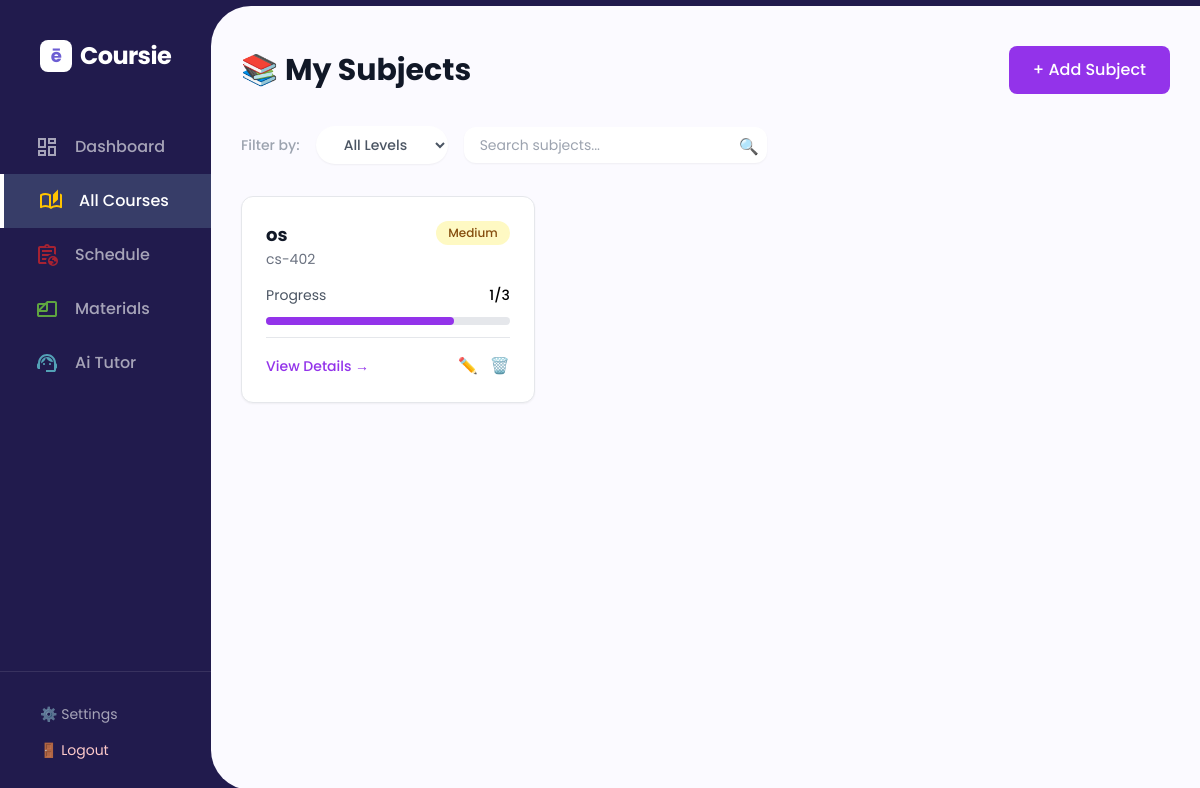
Page /subjects/ (signed in) on the committed database.
### subjects/models.py (models this page shows, shortened)
class Subject(models.Model):
    DIFFICULTY_CHOICES = [
        (1, 'Easy'),
        (2, 'Medium'),
        (3, 'Hard'),
    ]
    user = models.ForeignKey(settings.AUTH_USER_MODEL, on_delete=models.CASCADE)
    name = models.CharField(max_length=200)
    code = models.CharField(max_length=20)
    difficulty = models.IntegerField(choices=DIFFICULTY_CHOICES)
    created_at = models.DateTimeField(auto_now_add=True)
    def get_user_progress(self, user):
        from exams.models import ChapterProgress
        chapters = self.chapters.all()
        total_chapters = chapters.count()
        if total_chapters == 0:
            return {
                "total": 0,
                "completed": 0,
                "percent": 0
            }
        progresses = ChapterProgress.objects.filter(
            user=user,
            chapter__in=chapters
        )
        total_progress = 0
        mastered = 0
        for cp in progresses:
            total_progress += cp.progress_percentage
            if cp.is_mastered:
                mastered += 1
        percent = total_progress / total_chapters
        return {
            "total": total_chapters,
            "completed": mastered,      # fully mastered chapters
            "percent": int(percent)     # overall subject progress %
        }

### subjects/views.py (the view)
# urls.py: path('', subjects_list_view, name='subjects_list'),
@login_required
def subjects_list_view(request):
    subjects = Subject.objects.filter(
        user=request.user
    ).order_by('-created_at')
    difficulty_filter = request.GET.get('difficulty')
    if difficulty_filter:
        subjects = subjects.filter(difficulty=difficulty_filter)
    search_query = request.GET.get('search')
    if search_query:
        subjects = subjects.filter(name__icontains=search_query)
    for subject in subjects:
        stats = subject.get_user_progress(request.user)
        subject.progress_percent = stats["percent"]
        subject.completed = stats["completed"]
        subject.total = stats["total"]
    return render(
        request,
        'subjects/courses_page.html',
        {'subjects': subjects}
    )

### exams/models.py (called while the page is built)
    @property
    def progress_percentage(self):
        steps = [self.summary_viewed, self.questions_generated, self.quiz_completed]
        completed_steps = sum(1 for step in steps if step)
        return int((completed_steps / len(steps)) * 100)

### templates/subjects/courses_page.html (shortened to what this page needs)
{% extends 'base.html' %}
{% block content %}
<div class="space-y-6">
    <div class="flex justify-between items-center">
        <h1 class="text-3xl font-bold text-gray-900">📚 My Subjects</h1>
        <a href="{% url 'subjects:add_subject' %}"
            class="bg-purple-600 text-white px-6 py-3 rounded-lg hover:bg-purple-700 font-medium">+ Add Subject</a>
    </div>
    <div class="flex items-center gap-4 mb-10 overflow-x-auto pb-2 pt-2">
        <span class="text-gray-400 text-sm font-medium">Filter by:</span>
        <select id="difficultyFilter" onchange="location.href='?difficulty=' + this.value"
            class="bg-white border-none rounded-full px-6 py-2 text-sm shadow-sm font-medium text-gray-600 focus:ring-2 focus:ring-purple-200 cursor-pointer">
            <option value="">All Levels</option>
        </select>
        <div class="flex items-center space-x-3">
            <div class="flex items-center space-x-3">
                <form action="" method="GET" class="relative">
                    <input type="text" name="search" placeholder="Search subjects..." value="{{ request.GET.search }}"
                        class="bg-white border-none rounded-xl px-4 py-2 text-sm shadow-sm focus:ring-2 focus:ring-purple-200">
                    <button type="submit" class="absolute right-2 top-2 text-gray-400">🔍</button>
                </form>
            </div>
        </div>
    </div>
    {% if subjects %}
    <div class="grid grid-cols-1 md:grid-cols-2 lg:grid-cols-3 gap-6">
        {% for subject in subjects %}
        <div class="bg-white rounded-xl p-6 shadow-sm border card-hover">
            <div class="flex items-start justify-between mb-4">
                <div>
                    <h3 class="text-lg font-bold text-gray-900">{{ subject.name }}</h3>
                    <p class="text-sm text-gray-500">{{ subject.code }}</p>
                </div>
                <span class="px-3 py-1 rounded-full text-xs font-medium
                        {% if subject.difficulty == 1 %}bg-green-100 text-green-800
                        {% elif subject.difficulty == 2 %}bg-yellow-100 text-yellow-800
                        {% else %}bg-red-100 text-red-800{% endif %}">
                    {% if subject.difficulty == 1 %}Easy
                    {% elif subject.difficulty == 2 %}Medium
                    {% else %}Hard{% endif %}
                </span>
            </div>
            <div class="space-y-3">
                <div class="flex justify-between text-sm">
                    <span class="text-gray-600">Progress</span>
                    <span class="font-medium">
                        {{ subject.completed|default:0 }}/{{ subject.total|default:0 }}
                    </span>                </div>
                    <div class="w-full bg-gray-200 rounded-full h-2">
                        <div class="bg-purple-600 h-2 rounded-full transition-all duration-700"
                             style="width: {{ subject.progress_percent|default:0 }}%">
                        </div>
                    </div>
                <div class="flex items-center justify-between pt-4 border-t">
                    <a href="{% url 'subjects:subject_detail' subject.id %}" class="text-purple-600 hover:text-purple-700 text-sm font-medium">View Details →</a>
                    <div class="flex space-x-3">
                        <a href="{% url 'subjects:edit_subject' subject.id %}" class="text-gray-400 hover:text-blue-500 transition-colors">✏️</a>
                        <a href="{% url 'subjects:delete_subject' subject.id %}" class="text-gray-400 hover:text-red-500 transition-colors">🗑️</a>
                    </div>
                </div>
            </div>
        </div>
        {% endfor %}
    </div>
    {% endif %}
</div>
{% endblock %}

### templates/base.html (style rules this page uses)
body { font-family: 'Poppins', sans-serif; min-height: 100vh; display: flex; align-items: center; justify-content: center; margin: 0; }

### rows in the picture
Subject: name "os", code "cs-402", difficulty "Medium", completed "1", total "3", {{ subject.progress_percent|default:0 }} 77 (drawn)
